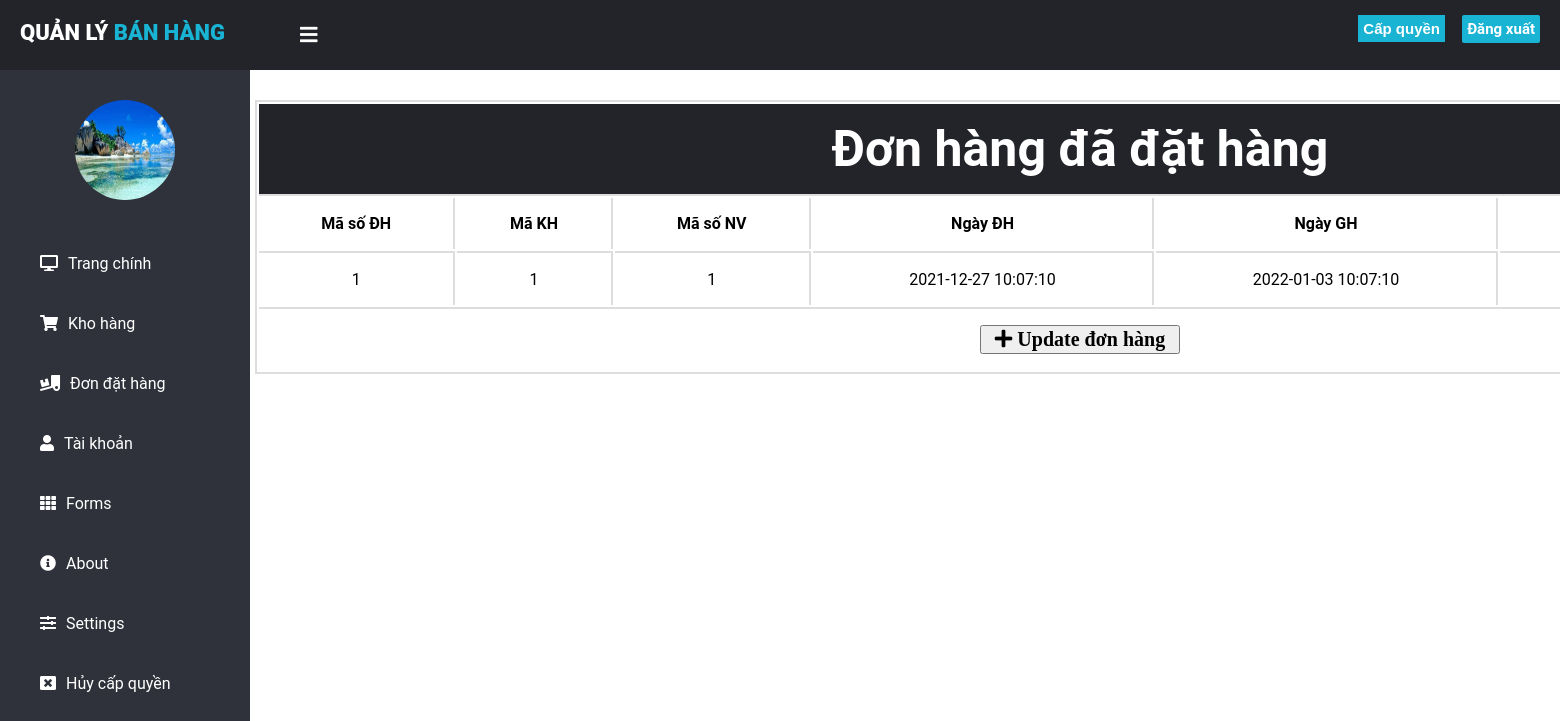
/homepage/admin/status.php?sodon_dh=1, run on the app's committed database.
### tables this page shows
CREATE TABLE `dathang` (
  `SoDonDH` int(50) NOT NULL COMMENT 'Số đơn đặt hàng',
  `MSKH` int(20) NOT NULL COMMENT 'Mã số khách hàng',
  `MSNV` int(20) NOT NULL COMMENT 'Mã số nhân viên',
  `NgayDH` datetime NOT NULL COMMENT 'Ngày đăt hàng',
  `NgayGH` datetime NOT NULL COMMENT 'Ngày giao hàng',
  `TrangThaiDH` tinyint(4) NOT NULL DEFAULT 0 COMMENT 'Trạng thái đặt hàng'
);

### homepage/admin/status.php (the view, shortened to what this page needs)
<?php
	require_once("php/header.php");
	require_once("php/sidebar.php");
?>
<?php
	if (isset($_GET['sodon_dh'])) {
		$sodon_dh = $_GET['sodon_dh'];
		$query = "SELECT sodondh, mskh, msnv,ngaydh,ngaygh,trangthaidh FROM dathang WHERE sodondh = {$sodon_dh} ";
		$query_run = mysqli_query($conn, $query);
		if (mysqli_num_rows($query_run) > 0) {
			$prodItem = mysqli_fetch_array($query_run); ?>
<div class="container">
	<table>
	  <form method="post" enctype="multipart/form-data" action="process.php">
		<thead>
			<th colspan="10" style="border-bottom: 2px solid #dddddd; font-size: 50px; color: white; background-color: #22242A;">Đơn hàng đã đặt hàng</th>
		</thead>
		<thead>
			<th>Mã số ĐH</th>
			<th>Mã KH</th>
			<th>Mã số NV</th>
			<th>Ngày ĐH</th>
			<th>Ngày GH</th>
			<th>Status</th>
		</thead>
		<tbody>
			<th><?php echo $prodItem['sodondh']; ?></th>
			<th><?php echo $prodItem['mskh']; ?></th>
			<th><?php echo $prodItem['msnv']; ?></th>
			<th><?php echo $prodItem['ngaydh']; ?></th>
			<th><?php echo $prodItem['ngaygh']; ?></th>
			<th>
			</th>
		</tbody>
		<thead>
			<th style="border-top: 2px solid #dddddd;" colspan="6"><button name="sbm_up" type="submit" style="width: 200px; font-size:20px;"><i class="fas fa-plus"> Update đơn hàng</i></button></th>
		</thead>
  	  </form>
	</table>
</div>
<?php }
  		else{
  			echo "Không có đơn hàng được tìm thấy";
  		}
	}
?>

### homepage/admin/style.css (style rules this page uses)
body { margin: 0; padding: 0; max-width: 200vw; height: 100%; font-family: "Roboto", sans-serif; }
.container { transition: 0.5s; font-size: 16px; position: absolute; margin-top: 100px; margin-left: 255px; }
.container table { width: 1650px; border: 2px solid #dddddd; margin-bottom: 10px; }
.container table th { border-right: 2px solid #dddddd ; }
.container table th:last-child { border: none; }
.container table tr th { padding: 16px; }
.container table tbody th { border-top: 2px solid #dddddd; font-weight: normal; }
.container table tbody th:last-child { border-top: 2px solid #dddddd; }

### data on the page
dathang: SoDonDH "1", MSKH "1", MSNV "1", NgayDH "2021-12-27 10:07:10", NgayGH "2022-01-03 10:07:10"
